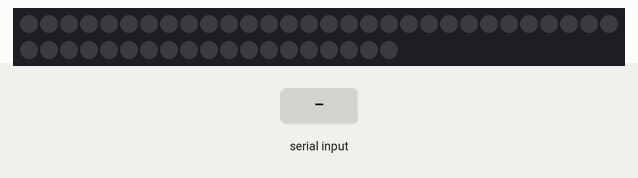
A sketch run on a simulated Arduino Uno, built with avr-gcc and run on an emulated ATmega328P. Parts: 49 RGB LEDs in strip order, left to right, continuing on the next row. The inputs (shaded band) are chosen by the test bench. The strip is taken to match the declared colour order.

Above: at 1.2 s.
1.3 s: "1\n" received over Serial
At 2.08 s:
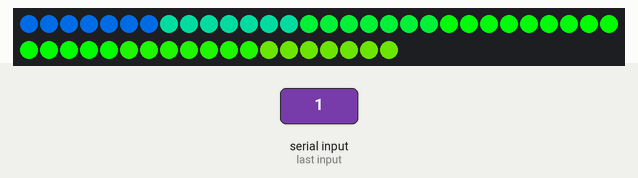
At 6.6 s:
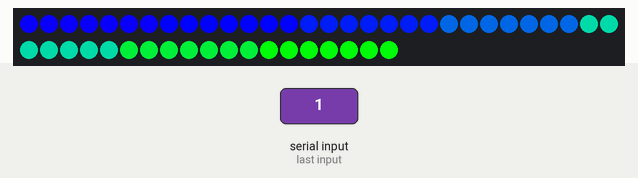
Timing chart, 0 to 8.1 s (numbered marks = the images above; inputs shaded):
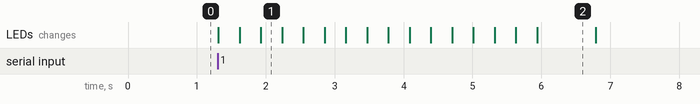

The sketch:

TwoDimSinusRainbows.ino
```cpp
// Libraries.
#include <Adafruit_NeoPixel.h>
#ifdef __AVR__
  #include <avr/power.h>
#endif

// Definitions.
#define PIN 6 // Which pin.
#define STRIPS  7 // Amount of strips.
#define PPS  7 // Pixels per strip.
#define NUMPIXELS   STRIPS * PPS // The number of pixels.
#define BRIGHTNESS  255 // Brightness of the LEDs.

String command; // Input.
int dv = 5; // Delayvalue.
int shift = 20; // Shift in layers.

Adafruit_NeoPixel pixels = Adafruit_NeoPixel(NUMPIXELS, PIN, NEO_RGB + NEO_KHZ800);

void setup() // This function gets called once at the beginning.
{
  // Initialize the serial connection
  Serial.begin ( 9600 );
  pixels.setBrightness ( BRIGHTNESS );
  pixels.begin (); // This initializes the NeoPixel library.
  pixels.show (); // Initialize all pixels to 'off'
}

const uint8_t sinusLights[360]={
  0,   0,   0,   0,   0,   1,   1,   2,
  2,   3,   4,   5,   6,   7,   8,   9,
 11,  12,  13,  15,  17,  18,  20,  22,
 24,  26,  28,  30,  32,  35,  37,  39,
 42,  44,  47,  49,  52,  55,  58,  60,
 63,  66,  69,  72,  75,  78,  81,  85,
 88,  91,  94,  97, 101, 104, 107, 111,
114, 117, 121, 124, 127, 131, 134, 137,
141, 144, 147, 150, 154, 157, 160, 163,
167, 170, 173, 176, 179, 182, 185, 188,
191, 194, 197, 200, 202, 205, 208, 210,
213, 215, 217, 220, 222, 224, 226, 229,
231, 232, 234, 236, 238, 239, 241, 242,
244, 245, 246, 248, 249, 250, 251, 251,
252, 253, 253, 254, 254, 255, 255, 255,
255, 255, 255, 255, 254, 254, 253, 253,
252, 251, 251, 250, 249, 248, 246, 245,
244, 242, 241, 239, 238, 236, 234, 232,
231, 229, 226, 224, 222, 220, 217, 215,
213, 210, 208, 205, 202, 200, 197, 194,
191, 188, 185, 182, 179, 176, 173, 170,
167, 163, 160, 157, 154, 150, 147, 144,
141, 137, 134, 131, 127, 124, 121, 117,
114, 111, 107, 104, 101,  97,  94,  91,
 88,  85,  81,  78,  75,  72,  69,  66,
 63,  60,  58,  55,  52,  49,  47,  44,
 42,  39,  37,  35,  32,  30,  28,  26,
 24,  22,  20,  18,  17,  15,  13,  12,
 11,   9,   8,   7,   6,   5,   4,   3,
  2,   2,   1,   1,   0,   0,   0,   0,
  0,   0,   0,   0,   0,   0,   0,   0,
  0,   0,   0,   0,   0,   0,   0,   0,
  0,   0,   0,   0,   0,   0,   0,   0,
  0,   0,   0,   0,   0,   0,   0,   0,
  0,   0,   0,   0,   0,   0,   0,   0,
  0,   0,   0,   0,   0,   0,   0,   0,
  0,   0,   0,   0,   0,   0,   0,   0,
  0,   0,   0,   0,   0,   0,   0,   0,
  0,   0,   0,   0,   0,   0,   0,   0,
  0,   0,   0,   0,   0,   0,   0,   0,
  0,   0,   0,   0,   0,   0,   0,   0,
  0,   0,   0,   0,   0,   0,   0,   0,
  0,   0,   0,   0,   0,   0,   0,   0,
  0,   0,   0,   0,   0,   0,   0,   0,
  0,   0,   0,   0,   0,   0,   0,   0};

int sinus ( int k, int c )
{
  int r, g, b;

  r = sinusLights [ k % 360 ];
  g = sinusLights [ ( k + 120 ) % 360 ];
  b = sinusLights [ ( k + 240 ) % 360 ];

  if (c == 0) { return r; }
  if (c == 1) { return g; }
  if (c == 2) { return b; }
}

void lightsOn ()
{
  for ( int i = 0; i < STRIPS; i++ )
  {
    for ( int j = 0; j < PPS; j++ )
    {
      pixels.setPixelColor ( i*PPS + j, pixels.Color ( 0, 255, 0 ) );
    }
  }
}

void sinusRainbows ()
{
  for (int n = 0; n < 2; n++)
  {
    for ( int k = 0; k < 360; k++ )
    {
      for ( int i = 0; i < STRIPS; i++ )
      {
        for ( int j = 0; j < PPS; j++ )
        {
          for ( int m = 0; m < STRIPS; m++ )
          {
            if ( m == i && n == 0 )
            {
              pixels.setPixelColor ( i*PPS + j, pixels.Color ( sinus ( k + m*shift, 2 ), sinus ( k + m*shift, 0 ), sinus ( k + m*shift, 1 ) ) );

              if ( n == 0 && k == 359 && i == 6 && j == 6 )
              {
                for ( int p = 255; p >= 0; p-- )
                {
                  pixels.setBrightness ( p );
                  pixels.show ();
                }
              }
            }

            if ( m == j && n > 0 )
            {
              if ( i % 2 == 0)
              {
                pixels.setPixelColor ( i*PPS + j, pixels.Color ( sinus ( k + m*shift, 2 ), sinus ( k + m*shift, 0 ), sinus ( k + m*shift, 1 ) ) );
              }

              else
              {
                pixels.setPixelColor ( i*PPS + (6-j), pixels.Color ( sinus ( k + m*shift, 2 ), sinus ( k + m*shift, 0 ), sinus ( k + m*shift, 1 ) ) );
              }
            }
          }
        }
      }

      pixels.show ();
      delay(dv);
    }
  }
}

void lightsOff ()
{
  for ( int i = 0; i < STRIPS; i++ )
  {
    for ( int j = 0; j < PPS; j++ )
    {
      pixels.setPixelColor ( i*PPS + j, pixels.Color ( 0, 0, 0 ) );
    }
  }
}

void loop ()
{
  if ( Serial.available() > 0 )
  {
    command = Serial.readStringUntil('\n');
  }

  if ( command == "on" )
  {
    lightsOn ();
    pixels.show ();
  }

  if ( command == "1" )
  {
    sinusRainbows ();
  }

  if ( command == "off" )
  {
    lightsOff ();
    pixels.show ();
  }
}
```

Measured:
- after the input at 1.3 s, the LEDs: first change at once (image 1 shows a later state)
- what the display in image 2 shows lasts 0.9 s, from 5.9 s to 6.8 s
